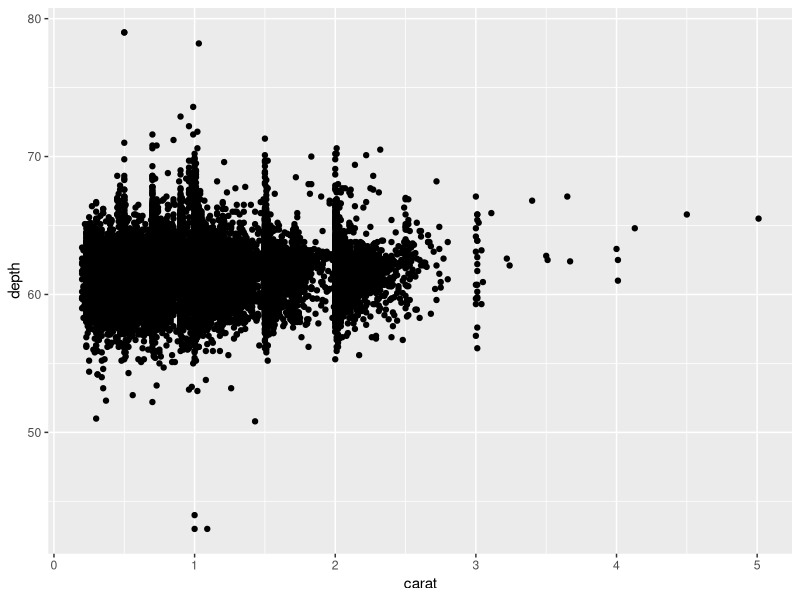
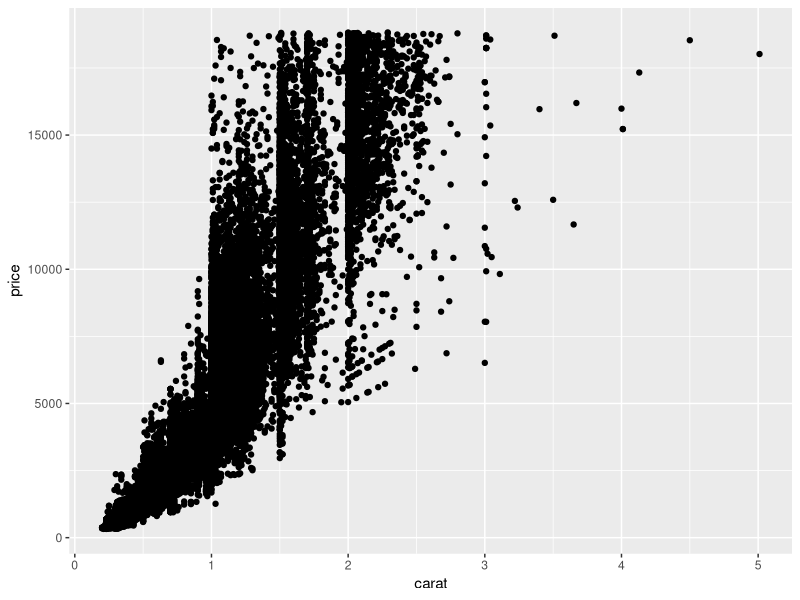
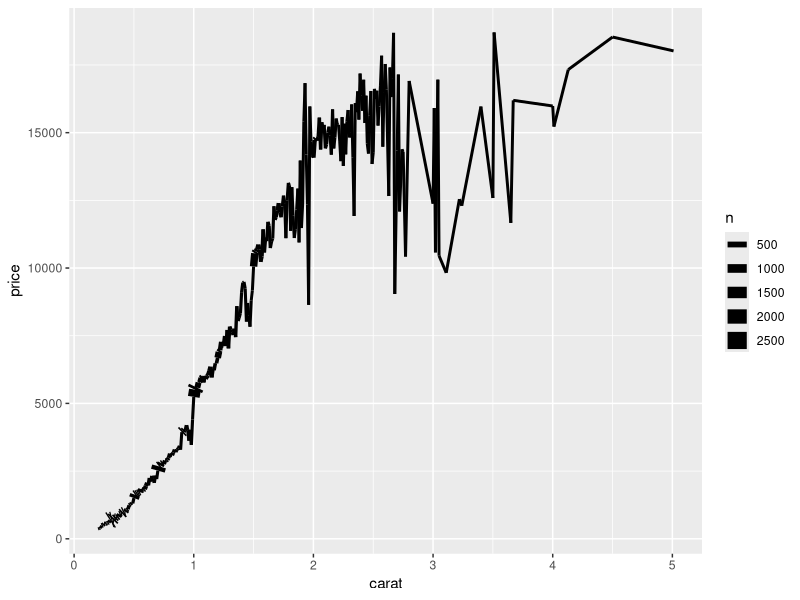
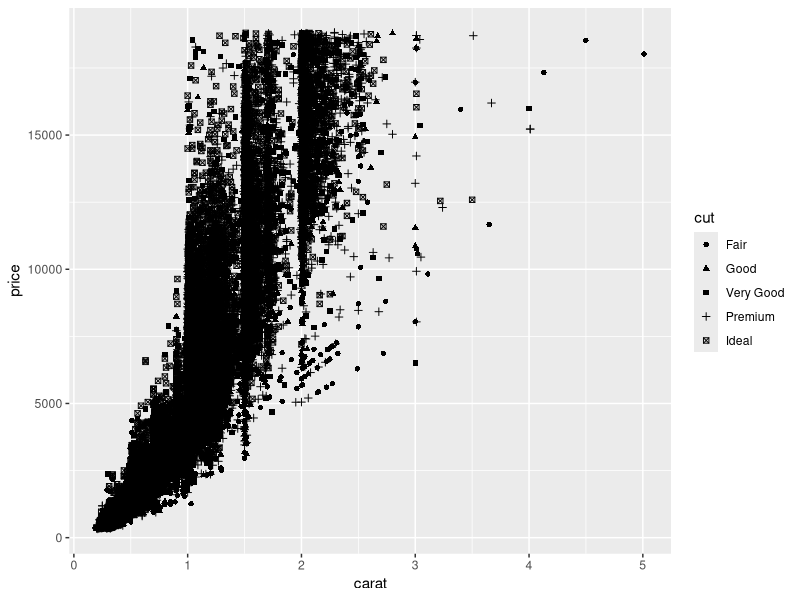

Reproduce these figures in R, in order.
## ---- chunk 1
library(tidyverse)
# knitr options
knitr::opts_chunk$set(echo = TRUE)
## ---- chunk 2
## NOTE: No need to edit; run and inspect

ggplot(            # 1. Starting a ggplot
  data = diamonds  # 2. Dataset to visualize
) +                # 3. Adding elements to the plot
  geom_point(      # 4. Geometry
    mapping = aes( # 5. `Aes`thetic mapping
      x = carat,   # 5.1. Mapping the `x` variable
      y = depth    # 5.2. Mapping the `y` variable
    )
  )
## ---- chunk 3
diamonds |> ggplot() + 
  geom_point(mapping = aes(
    x = carat,
    y = price
  ))
## ---- chunk 4
## NOTE: This is some more advanced code we'll learn to write later
diamonds %>% 
  group_by(carat) %>% 
  summarize(
    price = mean(price),
    n = n()
  ) %>% 
  
  # This is the focus of this code: Note the 
  # additional `linewidth` argument to aes()
  ggplot() +
  geom_line(aes(x = carat, y = price, linewidth = n))
## ---- chunk 5
?geom_point
## TODO: Complete this code
diamonds |> ggplot() + 
  geom_point(mapping = aes(
    x = carat,
    y = price,
    shape = cut
  ))
